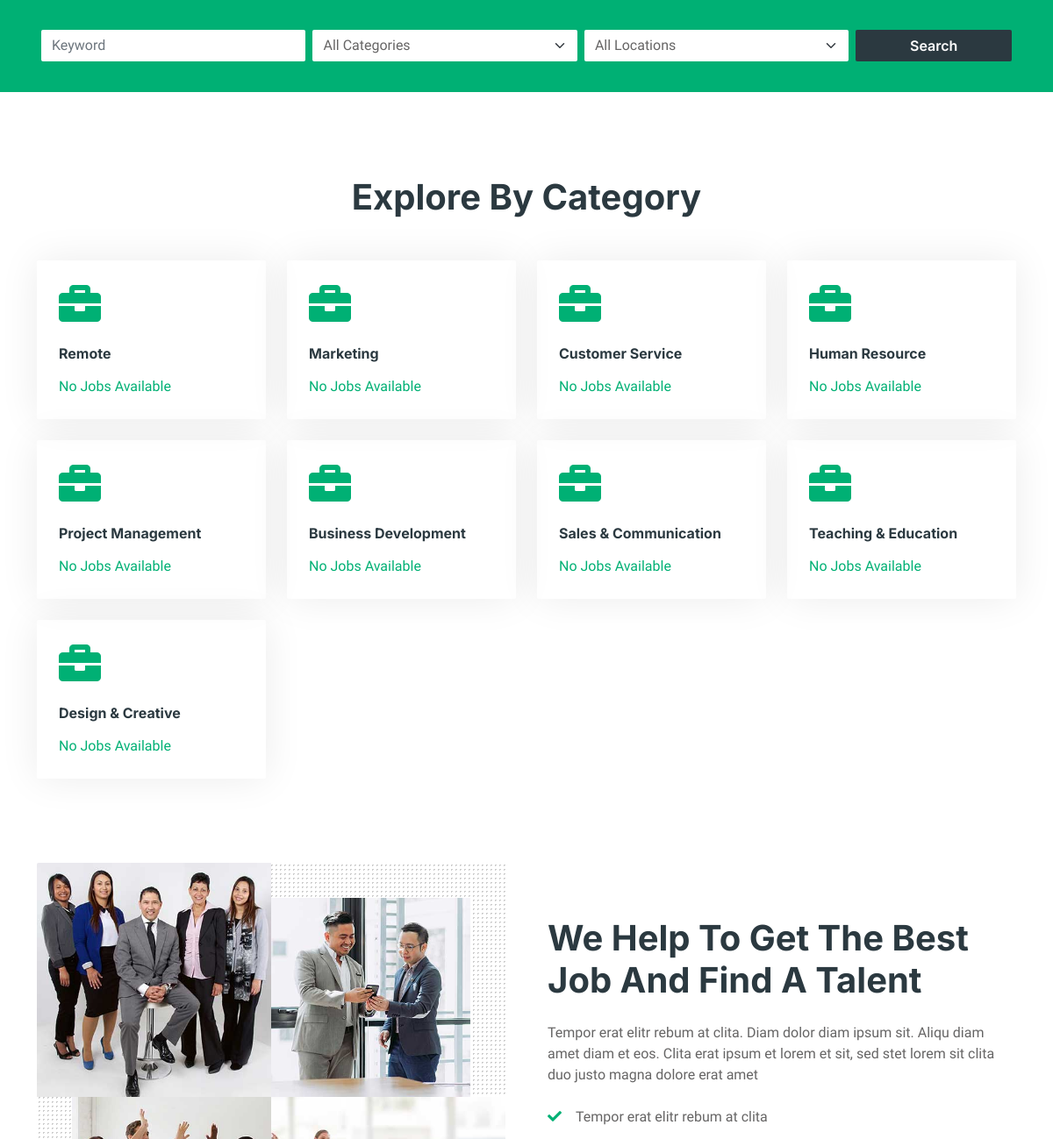
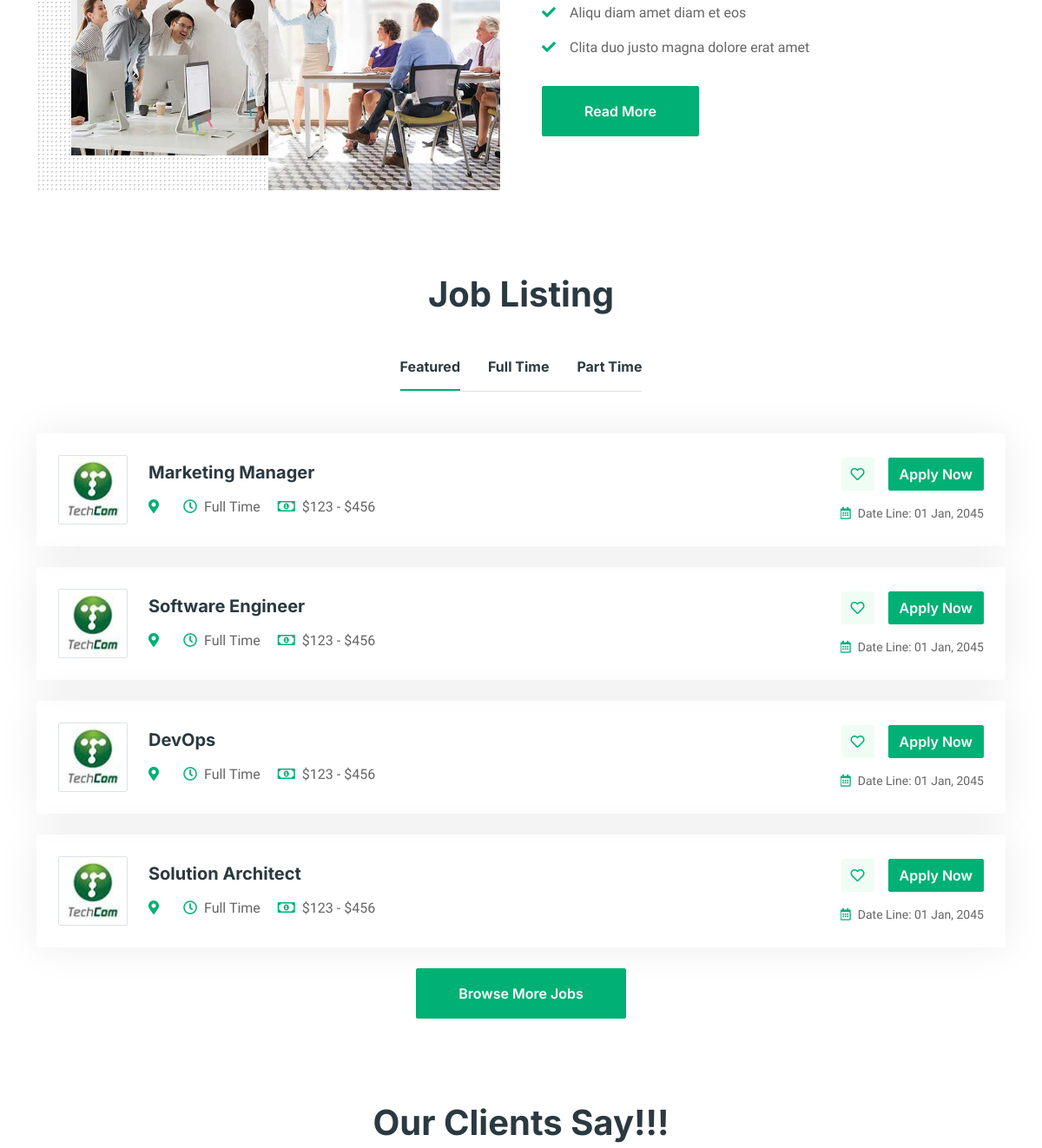
/ (middle part), run on an earlier commit of the app's database (2 pictures, top to bottom).
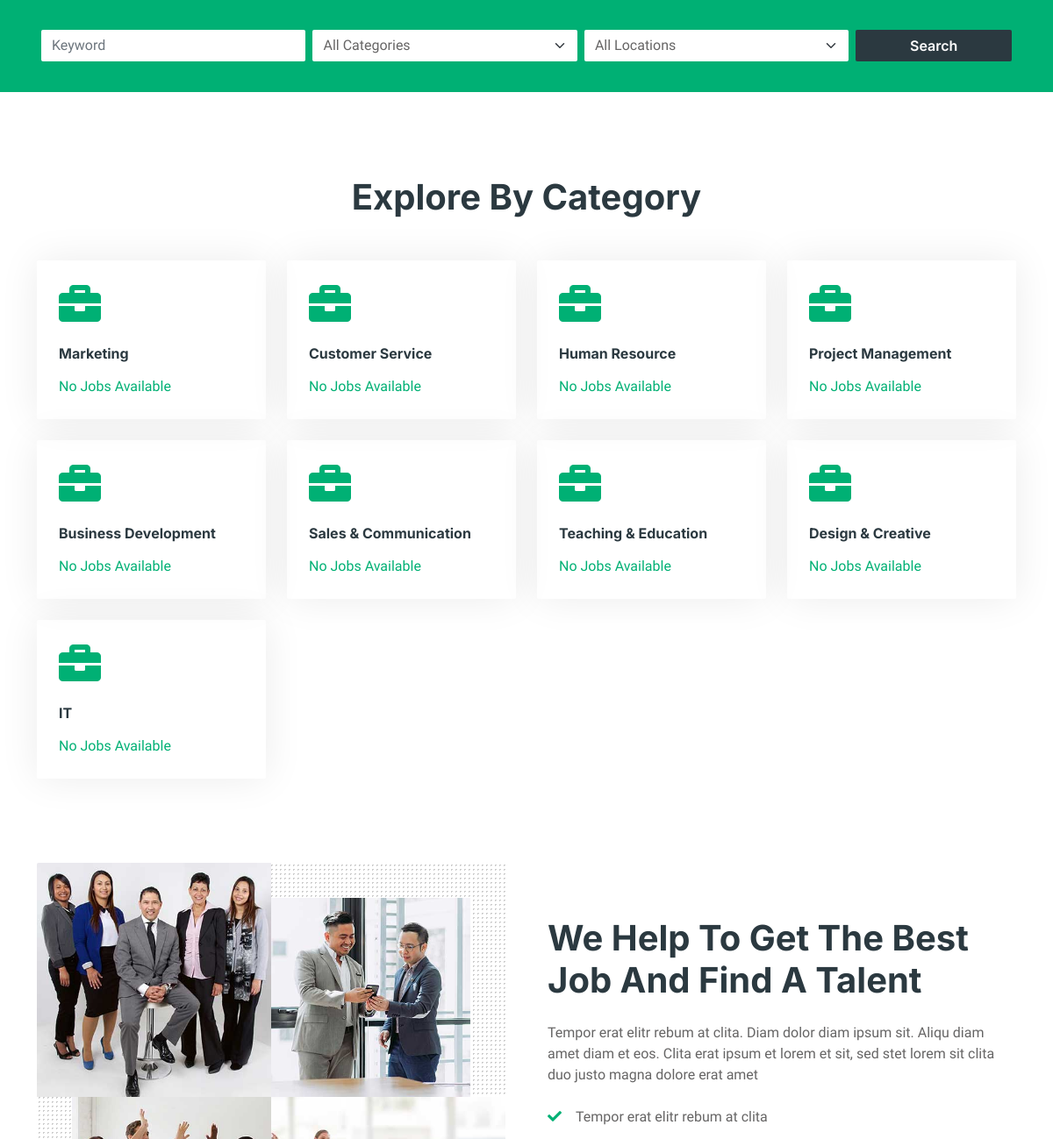
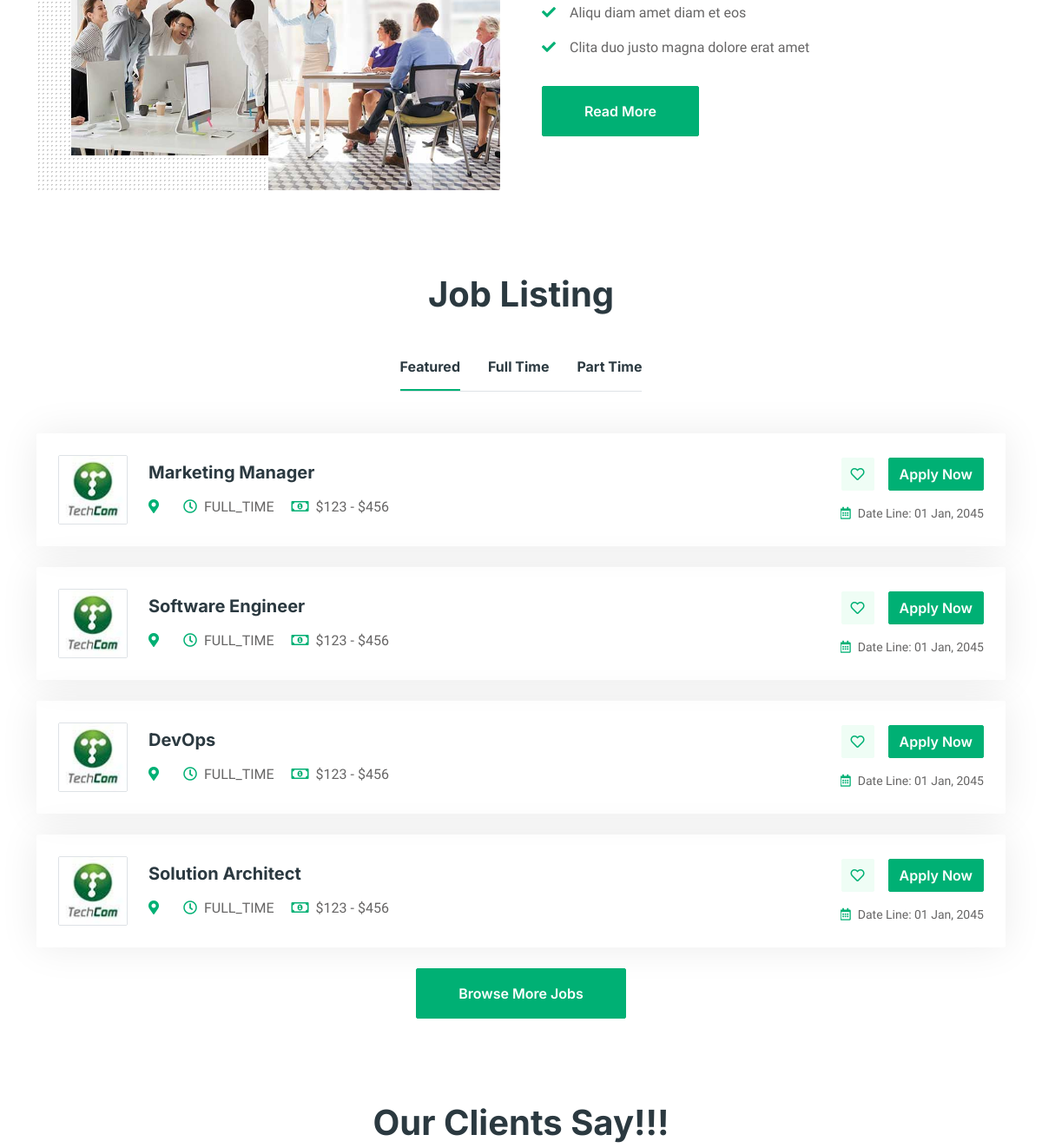
And on a later commit of the database (2 pictures, top to bottom).
### jobs/models.py (models this page shows, shortened)
class JobCategory(models.Model):
    name = models.CharField(max_length=30, unique=True)
    description = models.TextField(null=True, blank=True)
    logo = models.ImageField(upload_to='images/', null=True, blank=True)
    number_of_jobs = models.PositiveIntegerField(default=0)
    class Meta:
        verbose_name_plural = "job categories"

class Job(models.Model):
    class JobNatures(models.TextChoices):
        FULL_TIME = 'FULL_TIME', _('Full Time')
        PART_TIME = 'PART_TIME', _('Part Time')
        CONTRACT = 'CONTRACT', _('Contract')
        INTERNSHIP = 'INTERNSHIP', _('Internship')
        OTHER = 'OTHER', _('Other')
    title = models.CharField(max_length=30)
    description = HTMLField(default="")
    published_date = models.DateTimeField(auto_now_add=True)
    vacancy_count = models.PositiveIntegerField(default=0)
    job_nature = models.CharField(max_length=30, choices=JobNatures.choices, default=JobNatures.FULL_TIME)
    salary_start = models.PositiveIntegerField(default=0)
    salary_end = models.PositiveIntegerField(default=0)
    company_detail = HTMLField()
    logo = models.ImageField(upload_to='images/', null=True, blank=True)
    categories = models.ManyToManyField(JobCategory, related_name='jobs')
    location = models.ForeignKey(Location, on_delete=models.CASCADE)

### jobs/views.py (the view)
# urls.py: path('', views.index, name='index'),
def index(request):
    jobs = Job.objects.all()
    job_categories = JobCategory.objects.all()
    locations = Location.objects.all()
    return render(request, 'index.html', {
        'featured_job_list': jobs,
        'full_time_job_list': jobs,
        'part_time_job_list': jobs,
        'job_categories': job_categories,
        'locations': locations,
    })

### jobs/templates/index.html (shortened to what this page needs)
{% extends "base.html" %}
{% load static %}
{% block content %}
    {% include 'components/search_bar.html' %}
    {% include 'components/job_category_list.html' %}
    <div class="container-xxl py-5">
        <div class="container">
            <div class="row g-5 align-items-center">
                <div class="col-lg-6 wow fadeIn" data-wow-delay="0.1s">
                    <div class="row g-0 about-bg rounded overflow-hidden">
                        <div class="col-6 text-start">
                            <img class="img-fluid w-100" src="{% static 'img/about-1.jpg' %}">
                        </div>
                        <div class="col-6 text-start">
                            <img class="img-fluid" src="{% static 'img/about-2.jpg' %}"
                                 style="width: 85%; margin-top: 15%;">
                        </div>
                        <div class="col-6 text-end">
                            <img class="img-fluid" src="{% static 'img/about-3.jpg' %}" style="width: 85%;">
                        </div>
                        <div class="col-6 text-end">
                            <img class="img-fluid w-100" src="{% static 'img/about-4.jpg' %}">
                        </div>
                    </div>
                </div>
                <div class="col-lg-6 wow fadeIn" data-wow-delay="0.5s">
                    <h1 class="mb-4">We Help To Get The Best Job And Find A Talent</h1>
                    <p class="mb-4">Tempor erat elitr rebum at clita. Diam dolor diam ipsum sit. Aliqu diam amet diam et
                        eos. Clita erat ipsum et lorem et sit, sed stet lorem sit clita duo justo magna dolore erat
                        amet</p>
                    <p><i class="fa fa-check text-primary me-3"></i>Tempor erat elitr rebum at clita</p>
                    <p><i class="fa fa-check text-primary me-3"></i>Aliqu diam amet diam et eos</p>
                    <p><i class="fa fa-check text-primary me-3"></i>Clita duo justo magna dolore erat amet</p>
                    <a class="btn btn-primary py-3 px-5 mt-3" href="">Read More</a>
                </div>
            </div>
        </div>
    </div>
    {% include 'components/job_list_container.html' %}
    {% include 'components/testimonial.html' %}
{% endblock content %}

### jobs/templates/components/job_category_list.html (shortened to what this page needs)
<div class="container-xxl py-5">
    <div class="container">
        <h1 class="text-center mb-5 wow fadeInUp" data-wow-delay="0.1s">Explore By Category</h1>
        <div class="row g-4">
            {% for job_category in job_categories %}
                <div class="col-lg-3 col-sm-6 wow fadeInUp" data-wow-delay="0.1s">
                    <a class="cat-item rounded p-4" href="{% url 'category_detail' job_category.id %}">
                        {% if job_category.logo %}
                            <img src="{{ job_category.logo.path }}" alt="{{ job_category.name }}" class="img-fluid">
                        {% else %}
                            <i class="fa fa-3x fa-solid fa-briefcase text-primary mb-4"></i>
                        {% endif %}
                        <h6 class="mb-3">{{ job_category.name }}</h6>
                        {% if job_category.number_of_jobs > 0 %}
                            <p class="mb-0">{{ job_category.number_of_jobs }} Jobs</p>
                        {% else %}
                            <p class="mb-0">No Jobs Available</p>
                        {% endif %}
                    </a>
                </div>
            {% endfor %}
        </div>
    </div>
</div>

### jobs/templates/components/job_list.html
{% load static %}
{% if job_list|length > 0 %}
    {% for job in job_list %}
        <div class="job-item p-4 mb-4">
            <div class="row g-4">
                <div class="col-sm-12 col-md-8 d-flex align-items-center">
                    <img class="flex-shrink-0 img-fluid border rounded"
                         src="{% static 'img/com-logo-1.jpg' %}" alt=""
                         style="width: 80px; height: 80px;">
                    <div class="text-start ps-4">
                        <a href="{% url 'job_detail' job.id %}"><h5
                                class="mb-3">{{ job.title }}</h5></a>
                        <span class="text-truncate me-3"><i
                                class="fa fa-map-marker-alt text-primary me-2"></i>{{ job.location }}</span>
                        <span class="text-truncate me-3"><i
                                class="far fa-clock text-primary me-2"></i>{{ job.job_nature }}</span>
                        <span class="text-truncate me-0"><i
                                class="far fa-money-bill-alt text-primary me-2"></i>${{ job.salary_start }} - ${{ job.salary_end }}</span>
                    </div>
                </div>
                <div class="col-sm-12 col-md-4 d-flex flex-column align-items-start align-items-md-end justify-content-center">
                    <div class="d-flex mb-3">
                        <a class="btn btn-light btn-square me-3" href=""><i
                                class="far fa-heart text-primary"></i></a>
                        <a class="btn btn-primary" href="{% url 'job_detail' job.id %}">Apply
                            Now</a>
                    </div>
                    <small class="text-truncate"><i
                            class="far fa-calendar-alt text-primary me-2"></i>Date
                        Line: 01 Jan, 2045</small>
                </div>
            </div>
        </div>
    {% endfor %}
{% else %}
    <div class="alert alert-danger">
        <strong>No Jobs Found!</strong>
    </div>
{% endif %}

What changed in the data, as far as the page shows it:
removed JobCategory: name "Remote", number_of_jobs "No Jobs Available"
added JobCategory: name "IT", number_of_jobs "No Jobs Available"
changed Job "Marketing Manager": job_nature "Full Time" → "FULL_TIME"
changed Job "Software Engineer": job_nature "Full Time" → "FULL_TIME"
changed Job "DevOps": job_nature "Full Time" → "FULL_TIME"
changed Job "Solution Architect": job_nature "Full Time" → "FULL_TIME"
